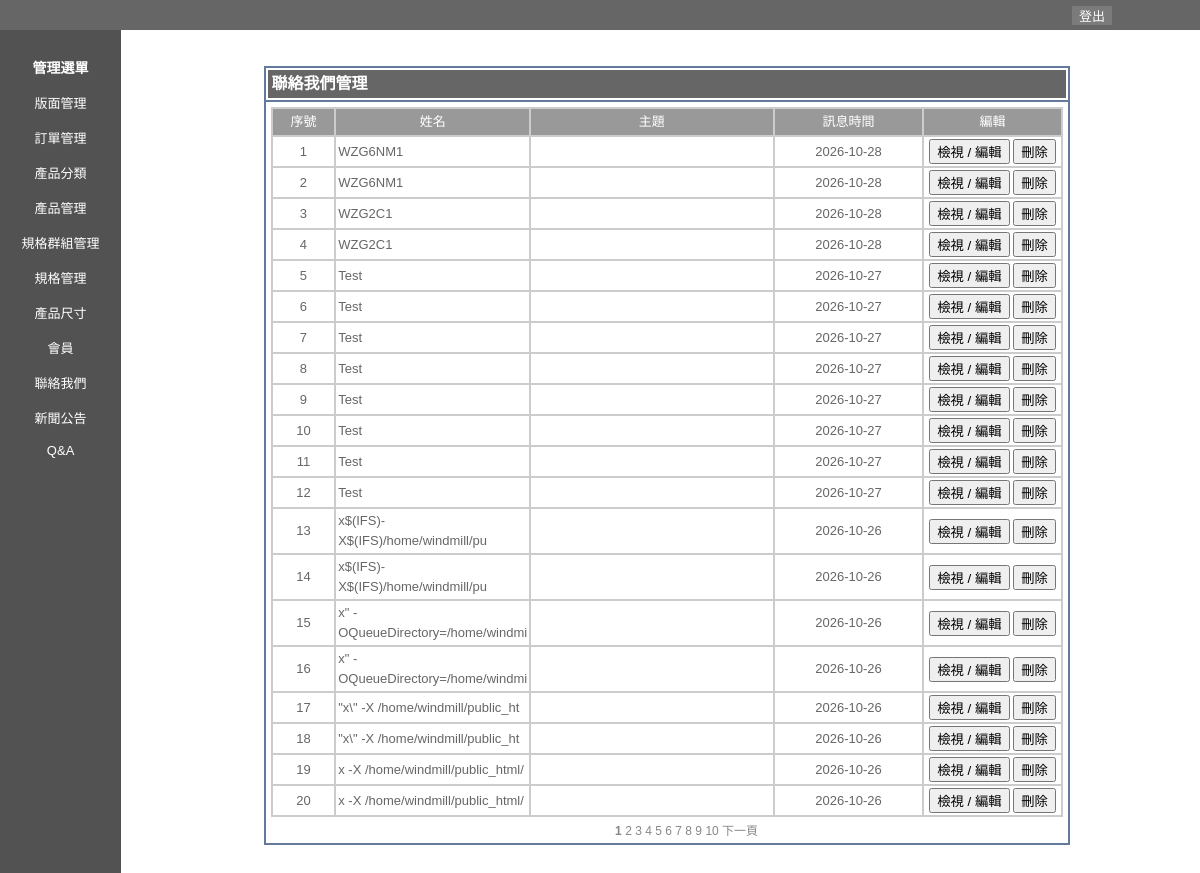
The app's page /admin/contact/list.php (signed in) with its own data.
### tables this page shows
CREATE TABLE `contact` (
  `no` int(11) NOT NULL,
  `uptime` date NOT NULL,
  `post_time` date NOT NULL,
  `subject` varchar(255) NOT NULL,
  `name` varchar(32) NOT NULL,
  `email` varchar(32) NOT NULL,
  `tel` varchar(32) NOT NULL,
  `mphone` varchar(32) NOT NULL,
  `addr` varchar(255) NOT NULL,
  `msg` text NOT NULL,
  `contact_code` varchar(32) NOT NULL
);

### admin/contact/list.php (the view, shortened to what this page needs)
<?php
require_once("../../include/config.inc.php");
require_once("../../include/DBClass.php");
if (!function_exists('h')) {
  function h($s) { return htmlspecialchars((string)$s, ENT_QUOTES, 'UTF-8'); }
}
$page     = isset($_GET['page']) ? max(1, (int)$_GET['page']) : 1;
$pagesize = 20;
$argument = "";
$trace    = 0;
$where    = "";
$params   = array();
$order    = " ORDER BY `no` DESC";
$contactClass = new DBClass('contact', $page, $pagesize);
$result       = $contactClass->getAdminList($where, $order, $trace, $params);
$contactList  = $result['data'];
?>
<html>
<head>
<link href="../style.css" rel="stylesheet" type="text/css" />
</head>
<body leftmargin="0" topmargin="0" marginwidth="0" marginheight="0">
<table width="101%" border="0" cellspacing="0" cellpadding="0">
  <tr>
    <td colspan="2"><?php require_once("../header.php"); ?></td>
  </tr>
  <tr>
    <td width="10%" align="left" valign="top" bgcolor="#525252"><?php require_once("../menu.php"); ?></td>
    <td width="90%" valign="top"><div align="center"><br />
      <br />
      <table width="806" border="1" align="center" cellpadding="2" cellspacing="0" bordercolor="#637A9C">
        <tr>
          <td width="798"><table width="100%" border="0" cellspacing="0" cellpadding="4">
            <tr>
              <td class="tb_menu_title">聯絡我們管理</td>
              <td align="right" class="tb_menu_title">&nbsp;</td>
            </tr>
          </table></td>
        </tr>
        <tr>
          <td height="300" align="center" valign="top"><table width="89%">
            <tr>
              <td align="center" valign="top">
                <table width="792" border="1" cellpadding="2" cellspacing="0" bordercolor="#CCCCCC">
                  <tr>
                    <td width="60" height="28" class="tb_list_title">序號</td>
                    <td width="150" align="left" class="tb_list_title">姓名</td>
                    <td width="250" align="left" class="tb_list_title">主題</td>
                    <td width="150" class="tb_list_title">訊息時間</td>
                    <td width="135" class="tb_list_title">編輯</td>
                  </tr>
                  <?php
                  $no = ($page - 1) * $pagesize;
                  foreach ($contactList as $list_info) {
                    $no++;
                    $code_js = h(json_encode((string)$list_info['contact_code']));
                    $name_js = h(json_encode((string)$list_info['name']));
                  ?>
                  <tr>
                    <td class="tb_list_info"><?php echo $no; ?></td>
                    <td class="tb_list_info" style="text-align:left;"><?php echo h($list_info['name']); ?></td>
                    <td class="tb_list_info" style="text-align:left;"><?php echo h($list_info['subject']); ?></td>
                    <td class="tb_list_info"><?php echo h($list_info['post_time']); ?></td>
                    <td class="tb_list_info">
                      <input type="button" class="btn_text" value="檢視 / 編輯" onClick="onEdit(<?php echo $code_js; ?>)" />
                      <input type="button" class="btn_text" value="刪除" onClick="onDel(<?php echo $code_js; ?>, <?php echo $name_js; ?>)" />
                    </td>
                  </tr>
                  <?php } ?>
                </table>
              </td>
            </tr>
            <tr>
              <td align="center" class="page"><span class="wd_white_12">
                <?php echo $contactClass->showPageMenu($argument); ?>
              </span></td>
            </tr>
          </table></td>
        </tr>
      </table>
      <br />
    </div></td>
  </tr>
</table>
</body>
</html>

### admin/style.css (style rules this page uses)
body { font-family:'微軟正黑體',Arial,新細明體,sans-serif; margin:0px; color:#555555; font-size:15px; }
.tb_menu_title,.tb_menu_title a:link,.tb_menu_title a:hover,.tb_menu_title a:visited { font-size: 16px; line-height: 20px; color: #FFFFFF; background-color:#666666; font-weight: bold; text-decoration:none; }
.tb_list_title { font-size: 13px; text-align:center; line-height: 20px; color: #FFFFFF; background-color:#999999; }
.tb_list_info { font-size: 13px; text-align: center; line-height: 20px; background-color: #FFF; color: #666666; }
.page,.page a:link,.page a:visited { font-size:12px; color:#888888; }

### records on screen
contact: name "WZG6NM1", post_time "2026-10-28"
contact: name "WZG6NM1", post_time "2026-10-28"
contact: name "WZG2C1", post_time "2026-10-28"
contact: name "WZG2C1", post_time "2026-10-28"
contact: name "Test", post_time "2026-10-27"
contact: name "Test", post_time "2026-10-27"
contact: name "Test", post_time "2026-10-27"
contact: name "Test", post_time "2026-10-27"
contact: name "Test", post_time "2026-10-27"
contact: name "Test", post_time "2026-10-27"
contact: name "Test", post_time "2026-10-27"
contact: name "Test", post_time "2026-10-27"
contact: name "x$(IFS)-X$(IFS)/home/windmill/pu", post_time "2026-10-26"
contact: name "x$(IFS)-X$(IFS)/home/windmill/pu", post_time "2026-10-26"
contact: name "x\" -OQueueDirectory=/home/windmi", post_time "2026-10-26"
contact: name "x\" -OQueueDirectory=/home/windmi", post_time "2026-10-26"
contact: name "\"x\\\" -X /home/windmill/public_ht", post_time "2026-10-26"
contact: name "\"x\\\" -X /home/windmill/public_ht", post_time "2026-10-26"
contact: name "x -X /home/windmill/public_html/", post_time "2026-10-26"
contact: name "x -X /home/windmill/public_html/", post_time "2026-10-26"
